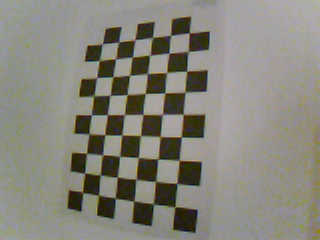
#> input picture AIDrone/Camera/calibration_33.jpg, 320 x 240 px; its folder holds 5 pictures in this run
$ python CameraCalibrationTrial.py
#> lines starting #> are read from the running program, lines starting #| are printed output that depends on the picture; after the words box and inside, x2 and y2 are one past the last pixel; in counts of white or black regions, pixels touching at a corner belong together
#https://opencv-python-tutroals.readthedocs.io/en/latest/py_tutorials/py_calib3d/py_calibration/py_calibration.html

import numpy as np
import cv2
import glob

# square size
sqr_size = 10.22/400 #meter

# termination criteria
criteria = (cv2.TERM_CRITERIA_EPS + cv2.TERM_CRITERIA_MAX_ITER, 30, 0.001)

# prepare object points, like (0,0,0), (1,0,0), (2,0,0) ....,(6,5,0)
objp = np.zeros((6*9,3), np.float32)
objp[:,:2] = np.mgrid[0:9,0:6].T.reshape(-1,2)
objp = objp * sqr_size

# Arrays to store object points and image points from all the images.
objpoints = [] # 3d point in real world space
imgpoints = [] # 2d points in image plane.

images = glob.glob('calibration_*.jpg')
for fname in images:
    img = cv2.imread(fname)
#> img is the input picture: shape (240, 320, 3); mean B, G, R 123.7, 133.6, 135.1
    gray = cv2.cvtColor(img,cv2.COLOR_BGR2GRAY)
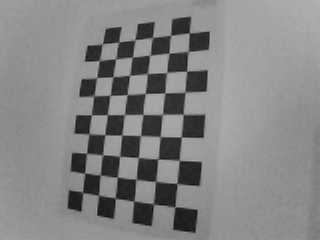
#> gray: shape (240, 320); min 9, max 184, mean 132.9

    # Find the chess board corners
    ret, corners = cv2.findChessboardCorners(gray, (6,9),None)
#> ret = True; corners = 54 rows, first 8: [173, 206], [154, 203], [132.4, 201.5], [114.8, 196.6], [99.2, 193.6], [83, 192], [176.4, 182.3], [157.5, 180.6]
    print('ret=',ret)
#| ret= True
    # If found, add object points, image points (after refining them)
    if ret == True:
        objpoints.append(objp)

        corners2 = cv2.cornerSubPix(gray,corners,(11,11),(-1,-1),criteria)
#> corners2 = 54 rows, first 8: [174.9, 206.8], [153.5, 204], [133.8, 201.1], [115.3, 198.1], [98.64, 195.3], [82.68, 192.3], [177.1, 183.5], [155.6, 181.5]
        imgpoints.append(corners2)

        # Draw and display the corners
        img = cv2.drawChessboardCorners(img, (6,9), corners2,ret)
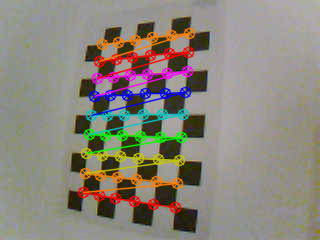
#> img: shape (240, 320, 3); 11.26% of pixels changed, all inside (x1, y1, x2, y2) = (77, 27, 196, 214)
        cv2.imshow('img',img)
        cv2.waitKey(500)
#> pass 2 of the loop `for fname in images:`:
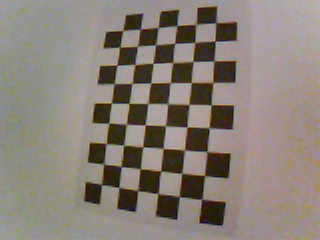
#> input picture AIDrone/Camera/calibration_49.jpg, 320 x 240 px
#> img is the input picture: shape (240, 320, 3); mean B, G, R 120, 128.7, 137.3
#> `gray = cv2.cvtColor(img,cv2.COLOR_BGR2GRAY)`:
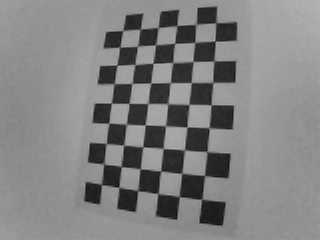
#> gray: shape (240, 320); min 4, max 191, mean 130.3
#> corners = 54 rows, first 8: [201.6, 199.2], [179.5, 196.5], [157.8, 193.3], [137.6, 190.7], [118.6, 187.2], [101.4, 184.7], [204.5, 175.4], [181.8, 173.3]
#| ret= True
#> corners2 = 54 rows, first 8: [201.8, 199.4], [179.2, 196.5], [158, 193.7], [137.7, 190.5], [118.9, 187.5], [101.5, 184.4], [204.5, 175.5], [181.8, 173.4]
#> `img = cv2.drawChessboardCorners(img, (6,9), corners2,ret)`:
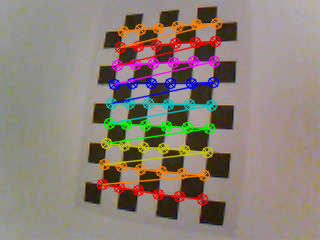
#> img: shape (240, 320, 3); 11.76% of pixels changed, all inside (x1, y1, x2, y2) = (96, 17, 223, 206)
#> pass 3 of the loop `for fname in images:`:
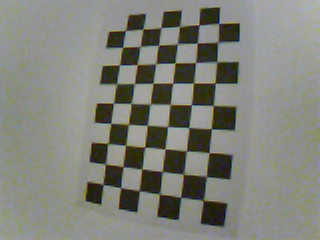
#> input picture AIDrone/Camera/calibration_50.jpg, 320 x 240 px
#> img is the input picture: shape (240, 320, 3); mean B, G, R 121.6, 129.9, 128.5
#> `gray = cv2.cvtColor(img,cv2.COLOR_BGR2GRAY)`:
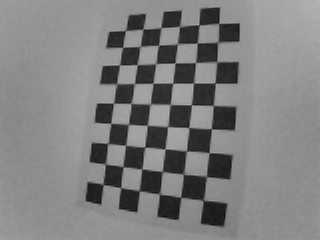
#> gray: shape (240, 320); min 12, max 184, mean 128.5
#> corners = 54 rows, first 8: [199, 196], [179.4, 196.6], [158.6, 196], [138.6, 188.2], [121.2, 186.9], [101.8, 182.2], [203, 179], [182.8, 175.8]
#| ret= True
#> corners2 = 54 rows, first 8: [203.4, 200.3], [180.6, 197.2], [159.5, 194.1], [139.3, 190.6], [120.7, 187.7], [103, 184.3], [206.2, 176.6], [183.5, 174.1]
#> `img = cv2.drawChessboardCorners(img, (6,9), corners2,ret)`:
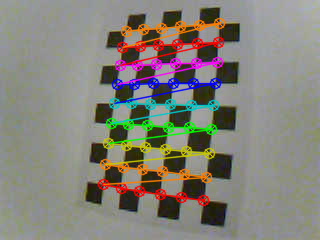
#> img: shape (240, 320, 3); 11.78% of pixels changed, all inside (x1, y1, x2, y2) = (97, 17, 226, 207)
#> the loop made 5 passes; the first 3 are shown

cv2.destroyAllWindows()

ret, mtx, dist, rvecs, tvecs = cv2.calibrateCamera(objpoints, imgpoints, gray.shape[::-1],None,None)

print('Camera Matrix', mtx)

img = cv2.imread('calibration_33.jpg')
h,  w = img.shape[:2]
#> h = 240; w = 320
newcameramtx, roi=cv2.getOptimalNewCameraMatrix(mtx,dist,(w,h),0.1,(w,h))

# undistort
dst = cv2.undistort(img, mtx, dist, None, newcameramtx)
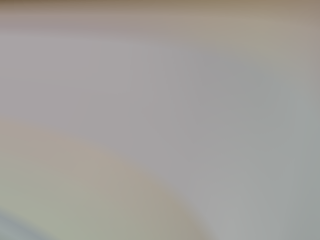
#> dst: shape (240, 320, 3); mean B, G, R 155.3, 159.6, 162.8

# [6 lines of commented-out code are left out]


mean_error = 0
for i in range(len(objpoints)):
    imgpoints2, _ = cv2.projectPoints(objpoints[i], rvecs[i], tvecs[i], mtx, dist)
    error = cv2.norm(imgpoints[i],imgpoints2, cv2.NORM_L2)/len(imgpoints2)
    mean_error += error

print("total error: ", mean_error/len(objpoints))
